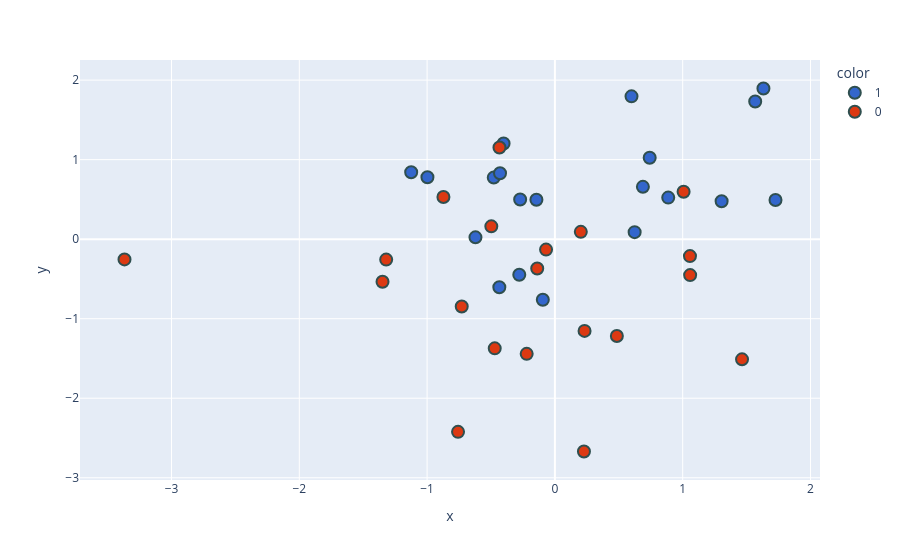

Source (notebook cell):
### Code cell
# for plotting this 2-D data in 2-D coordinate system

new_df['target'] = new_df['target'].astype('str')
fig = px.scatter(x=new_df['PC1'],
                 y=new_df['PC2'],
                 color=new_df['target'],
                 color_discrete_sequence=px.colors.qualitative.G10
                )

fig.update_traces(marker=dict(size=12,
                              line=dict(width=2,
                                        color='DarkSlateGrey')),
                  selector=dict(mode='markers'))
fig.show()

# So, this is our final data
# we change our dataset from 3-D -> 2-D

### Figure 1 — Plotly figure (JSON) as saved in the notebook; plotly's stock layout.template omitted (floating-point values rounded to 4 significant figures)
{"data": [{"hovertemplate": "color=1<br>x=%{x}<br>y=%{y}<extra></extra>", "legendgroup": "1", "marker": {"color": "#3366CC", "line": {"color": "DarkSlateGrey", "width": 2}, "size": 12, "symbol": "circle"}, "mode": "markers", "name": "1", "orientation": "v", "showlegend": true, "type": "scatter", "x": [1.726, 0.6886, -0.4348, -0.09456, -0.2719, -0.4015, -0.2787, -1.125, -0.4784, 0.7417, -0.4294, 0.8867, -0.6216, 0.5994, -0.1446, 0.624, 1.632, 1.567, -0.9974, 1.305], "xaxis": "x", "y": [0.4925, 0.6581, -0.6038, -0.7616, 0.4982, 1.203, -0.4476, 0.8422, 0.7744, 1.024, 0.8293, 0.5227, 0.02311, 1.796, 0.4949, 0.08837, 1.895, 1.731, 0.7789, 0.4766], "yaxis": "y"}, {"hovertemplate": "color=0<br>x=%{x}<br>y=%{y}<extra></extra>", "legendgroup": "0", "marker": {"color": "#DC3912", "line": {"color": "DarkSlateGrey", "width": 2}, "size": 12, "symbol": "circle"}, "mode": "markers", "name": "0", "orientation": "v", "showlegend": true, "type": "scatter", "x": [-0.2208, -3.368, 0.2273, -0.4337, -0.729, 1.464, 0.2321, 1.007, -1.349, 1.058, -1.32, 0.4848, -0.4975, 1.057, -0.8722, -0.06918, -0.1383, -0.7579, -0.4708, 0.2028], "xaxis": "x", "y": [-1.442, -0.2546, -2.67, 1.153, -0.8465, -1.511, -1.153, 0.596, -0.5361, -0.452, -0.257, -1.218, 0.1614, -0.2127, 0.5307, -0.131, -0.3684, -2.423, -1.373, 0.09181], "yaxis": "y"}], "layout": {"legend": {"title": {"text": "color"}, "tracegroupgap": 0}, "margin": {"t": 60}, "xaxis": {"anchor": "y", "domain": [0, 1], "title": {"text": "x"}}, "yaxis": {"anchor": "x", "domain": [0, 1], "title": {"text": "y"}}}}
